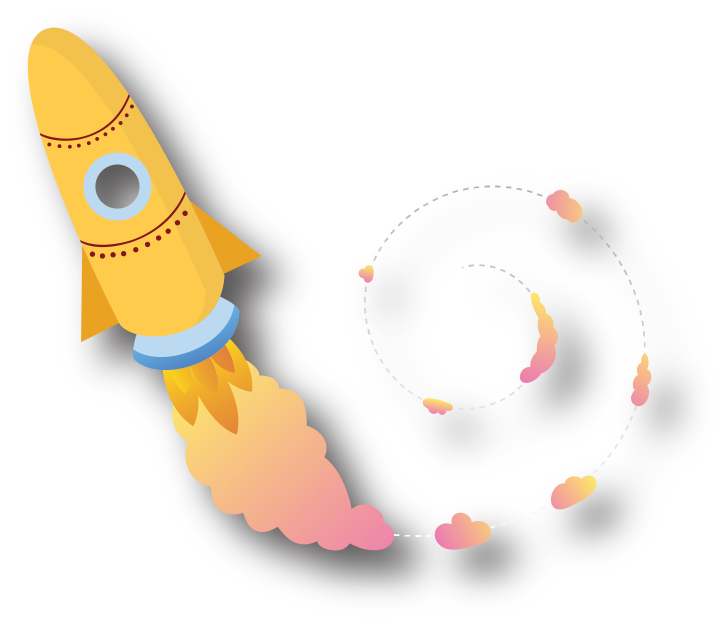
#> input picture publicaciones-crea/Presentaciones-Publicaciones/plugins/publicaciones-crea/skills/publicaciones-crea/motor/crea_publicaciones/recursos/ilustraciones/cohete.png, 1454 x 1253 px (shown at 1/2 size)
$ python -i base.py   (imports and definitions only)
#> lines starting #> are read from the running program, lines starting #| are printed output that depends on the picture
#> in __init__, `self.im = Image.new('RGBA', formato, fondo)`: self.im: PIL image 1080x1350 RGBA; every value is 255
"""Primitivas del motor: lienzo, colores, fuentes, texto, fotos y revisión de zonas.

Todas las medidas van en píxeles sobre el lienzo de Instagram (1080 de ancho). Las piezas
de piezas.py se construyen sobre `Pieza`; los scripts casi nunca dibujan a mano.
"""
import os
import platform
import shutil
import subprocess
import tempfile
from pathlib import Path

from PIL import Image, ImageDraw, ImageFont

RECURSOS = Path(__file__).resolve().parent / 'recursos'
FUENTES = RECURSOS / 'fuentes'
MARCA = RECURSOS / 'marca'
MASCOTA = RECURSOS / 'mascota'
LOGOS = RECURSOS / 'logos'
ILUSTRACIONES = RECURSOS / 'ilustraciones'

T, M, O, B, Y = '#00AFC9', '#D32985', '#E9A222', '#0051C6', '#EBE212'
DARK, BODY, WHITE, SOFT = '#1E2A3A', '#3C3C4A', '#FFFFFF', '#EEF1F5'
PALETA = {T, M, O, B, Y, DARK, BODY, WHITE, SOFT}

# Lienzos. POST es el principal; CUAD es lo que el perfil deja ver de POST.
POST, CUAD, STORY = (1080, 1350), (1080, 1080), (1080, 1920)

# Las presentaciones trabajan en 960x540 pt con margen de 66 pt (6,9 % del ancho).
# Sobre 1080 px eso da 74 px; redondeado a la rejilla de 12 queda 72.
REJ, MARGEN = 12, 72

# Escala derivada de la de presentaciones conservando la proporción 2,8:1
# entre título y cuerpo (36:13 pt allá, 96:36 px acá).
TITULO, SUB, CUERPO, ETIQ, NUM = 96, 48, 36, 30, 288

# Franjas que tapa la interfaz de Instagram en historias y reels.
UI_ARRIBA, UI_ABAJO, UI_DERECHA = 250, 320, 180

# Si el autoajuste baja un título por debajo de esta fracción, el texto es largo.
AJUSTE_TOLERADO = 0.85

PESOS = {'r': 'Regular', 'm': 'Medium', 'sb': 'SemiBold', 'b': 'Bold', 'eb': 'ExtraBold'}
_FUENTES = {}


class ErrorCREA(Exception):
    """Error de uso del motor, con un mensaje pensado para quien escribe el script de la pieza."""


# [36 lines left out: functions font, _heic_a_jpg, not called in this run]


def abrir(ruta):
    """Abre una imagen. Las fotos HEIC del celular se convierten primero a JPG."""
#> called with ruta = 'recursos/ilustraciones/cohete.png'
    ruta = Path(ruta).resolve()
    if not ruta.is_file():
        raise ErrorCREA(f'No existe la imagen {ruta}')
    if ruta.suffix.lower() not in ('.heic', '.heif'):
        return Image.open(ruta)
#> returned value is the input picture: PIL image 1454x1253 RGBA; mean R, G, B, A 168.9, 159.5, 148.2, 47.3
    destino = Path(tempfile.gettempdir()) / f'crea-{ruta.stem}-{ruta.stat().st_size}.jpg'
    if not destino.is_file():
        _heic_a_jpg(ruta, destino)
    return Image.open(destino)


# [41 lines left out: functions envolver, dibujar_codigo, not called in this run]


class Pieza:
    """Un lienzo de Instagram que anota dónde pone cada cosa para poder revisarlo después."""

    def __init__(self, formato=POST, fondo=WHITE, tipo='pieza', nombre=None, acento=T):
        if formato not in (POST, CUAD, STORY):
            raise ErrorCREA('El formato tiene que ser POST (4:5), CUAD (1:1) o STORY (9:16)')
        self.w, self.h = formato
        self.formato = formato
        self.tipo, self.nombre, self.acento = tipo, nombre, acento
        self.color_fondo = fondo
        self.im = Image.new('RGBA', formato, fondo)
        self.d = ImageDraw.Draw(self.im)
        self.cajas = []
        self.notas = []          # avisos que nacen al dibujar (autoajuste, recortes)
        self.cuadros = None      # si la pieza se anima: lista de imágenes del bucle
        self.fps = 30
        self.animacion = None
        self.en_perfil = formato == POST
        self._mascota = None

    # --- zonas -----------------------------------------------------------
    # [11 lines left out: functions segura, cuadro_perfil, not called in this run]

    def _anotar(self, caja, etiqueta):
        self.cajas.append((etiqueta, tuple(int(v) for v in caja)))

    def _vigilar_validar(self, t):
        if '{validar' in t or '[validar' in t:
            self.notas.append(f'dato sin validar en la imagen: "{t[:40]}"')

    # --- fondo -----------------------------------------------------------
    def fondo(self, color):
        self.color_fondo = color
        self.d.rectangle([0, 0, self.w, self.h], fill=color)

    # [15 lines left out: function patron, not called in this run]

    def foto(self, ruta, caja=None, radio=0):
        """Foto que cubre la caja, centrada y sin estirar, con esquinas redondeadas."""
        caja = caja or (0, 0, self.w, self.h)
        x0, y0, x1, y1 = caja
        cw, ch = x1 - x0, y1 - y0
        im = abrir(ruta).convert('RGBA')
        esc = max(cw / im.width, ch / im.height)
#> esc = 1.08
        if esc > 1.5:
            self.notas.append(f'la foto {Path(ruta).name} es pequeña ({im.width}x{im.height}) y se verá borrosa')
        im = im.resize((max(1, round(im.width * esc)), max(1, round(im.height * esc))), Image.LANCZOS)
        im = im.crop(((im.width - cw) // 2, (im.height - ch) // 2,
                      (im.width - cw) // 2 + cw, (im.height - ch) // 2 + ch))
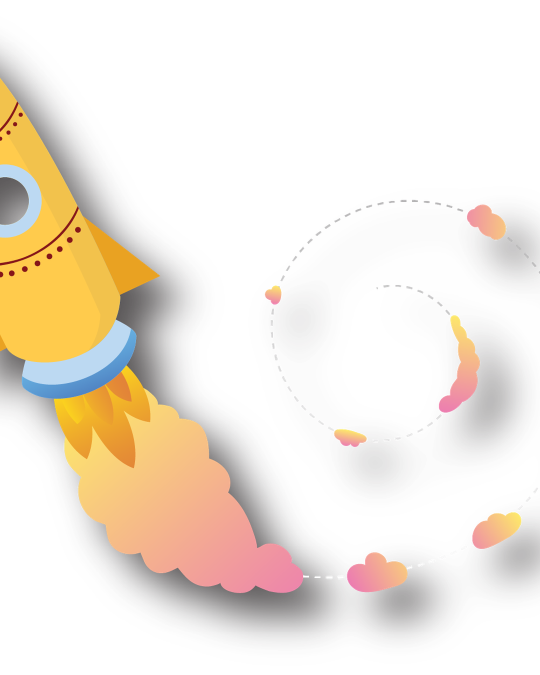
#> im: PIL image 1080x1350 RGBA (shown at 1/2 size); mean R, G, B, A 51.6, 39.5, 31.2, 53.8; transparent parts drawn white
        if radio:
            mask = Image.new('L', (cw, ch), 0)
            ImageDraw.Draw(mask).rounded_rectangle([0, 0, cw - 1, ch - 1], radio, fill=255)
            im.putalpha(mask)
        self.im.alpha_composite(im, (x0, y0))
        self._anotar(caja, 'foto')

    # [136 lines left out: functions velo, texto, chip, codigo, img, mascota and 4 more, not called in this run]

>>> result = Pieza().foto('recursos/ilustraciones/cohete.png')
